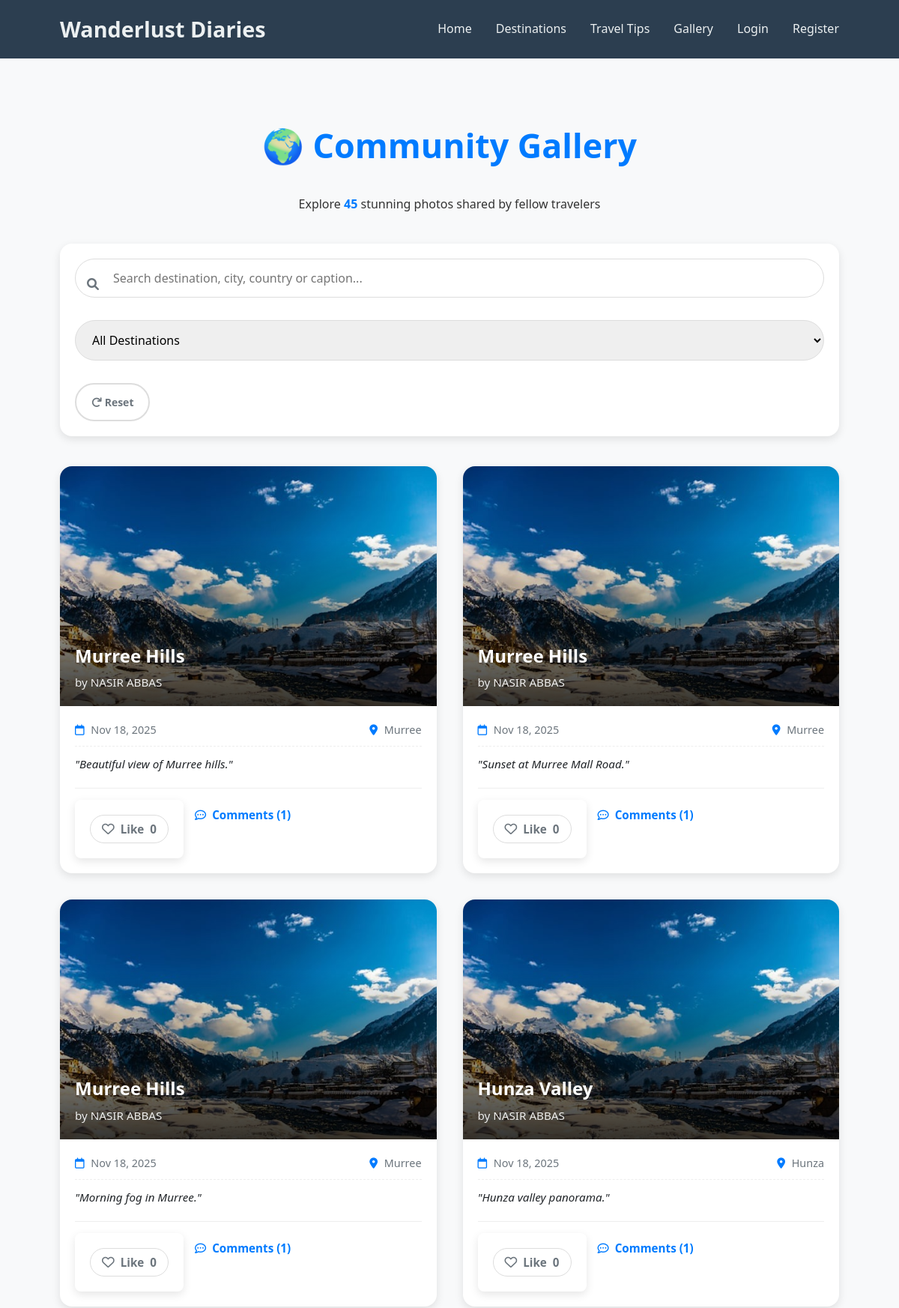
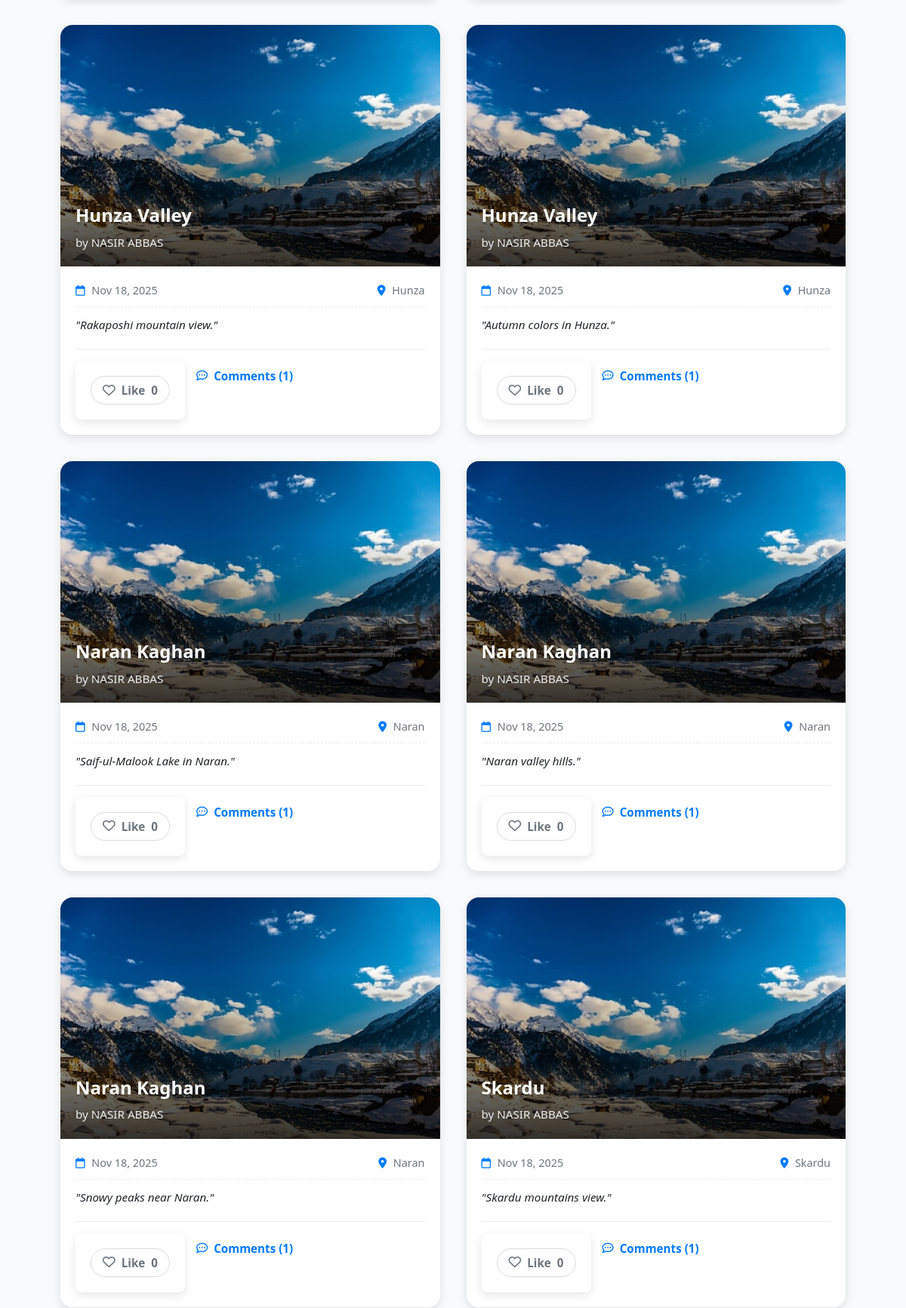
Page /gallery/ (upper part) on the committed database (2 pictures, top to bottom).
### myapp/models.py (models this page shows, shortened)
class Photo(models.Model):
    user = models.ForeignKey(CustomUser, on_delete=models.CASCADE, related_name="photos")
    destination = models.ForeignKey(Destination, on_delete=models.CASCADE, related_name="photos")
    image = models.ImageField(upload_to="destination_photos/")
    caption = models.CharField(max_length=255, blank=True, null=True)
    likes = models.ManyToManyField(CustomUser, related_name="liked_photos", blank=True)
    created_at = models.DateTimeField(auto_now_add=True)

class Destination(models.Model):
    image = models.ImageField(upload_to="destinations/", blank=True, null=True)
    name = models.CharField(max_length=100)
    country = models.CharField(max_length=100)
    city = models.CharField(max_length=100)
    description = models.TextField()
    SEASON_CHOICES = CustomUser.SEASON_CHOICES
    TRAVEL_TYPE_CHOICES = CustomUser.TRAVEL_TYPE_CHOICES
    best_season = models.CharField(max_length=20, choices=SEASON_CHOICES)
    travel_type = models.CharField(max_length=20, choices=TRAVEL_TYPE_CHOICES)
    created_at = models.DateTimeField(auto_now_add=True)

class CustomUser(models.Model):
    first_name = models.CharField(max_length=50)
    last_name = models.CharField(max_length=50)
    nationality = models.CharField(max_length=50)
    city = models.CharField(max_length=50)
    postal_address = models.CharField(max_length=100)
    mobile_no = models.CharField(max_length=20, unique=True)
    email = models.EmailField(unique=True)
    password = models.CharField(max_length=255)
    SEASON_CHOICES = [
        ("summer", "Summer"),
        ("winter", "Winter"),
        ("spring", "Spring"),
        ("autumn", "Autumn"),
    ]
    TRAVEL_TYPE_CHOICES = [
        ("adventure", "Adventure"),
        ("cultural", "Cultural"),
        ("leisure", "Leisure"),
        ("family", "Family"),
        ("luxury", "Luxury"),
    ]
    AGE_RANGE_CHOICES = [
        ("18-25", "18-25"),
        ("26-35", "26-35"),
        ("36-50", "36-50"),
        ("50+", "50+"),
    ]
    BUDGET_RANGE_CHOICES = [
        ("low", "Low Budget"),
        ("medium", "Medium Budget"),
        ("high", "High Budget"),
        ("luxury", "Luxury Budget"),
    ]
    travel_season = models.CharField(max_length=20, choices=SEASON_CHOICES, blank=True, null=True)
    travel_type = models.CharField(max_length=20, choices=TRAVEL_TYPE_CHOICES, blank=True, null=True)
    age_range = models.CharField(max_length=20, choices=AGE_RANGE_CHOICES, blank=True, null=True)
    budget_range = models.CharField(max_length=20, choices=BUDGET_RANGE_CHOICES, blank=True, null=True)
    created_at = models.DateTimeField(auto_now_add=True)

### myapp/views.py (the view, shortened to what this page needs)
# urls.py: path("gallery/", views.gallery, name="gallery"),
def gallery(request):
    photos = Photo.objects.all().order_by("-created_at")
    user_id = request.session.get("user_id")
    for photo in photos:
        photo.is_liked = user_id and photo.likes.filter(id=user_id).exists()
    messages.info(request, f"Explore {photos.count()} amazing photos from travelers!")
    return render(request, "gallery.html", {
        "photos": photos,
        "destinations": Destination.objects.all(),
    })

### templates/gallery.html (shortened to what this page needs)
{% extends "base.html" %}
{% load static %}
{% block content %}
<section class="section">
    <div class="container">
        <div class="page-header">
            <h1 class="page-title">🌍 Community Gallery</h1>
            <p>Explore <strong id="resultsCount">{{ photos.count }}</strong> stunning photos shared by fellow travelers</p>
        </div>
        <div class="search-filter-bar">
            <div class="search-input">
                <i class="fas fa-search"></i>
                <input type="text" id="searchInput" placeholder="Search destination, city, country or caption..." autocomplete="off">
            </div>
            <select id="destinationFilter" class="form-select">
                <option value="">All Destinations</option>
            </select>
            <button id="resetFilters" class="btn btn-outline">
                <i class="fas fa-redo"></i> Reset
            </button>
        </div>
        <div class="gallery-grid" id="galleryGrid">
            {% for p in photos %}
            <div class="photo-card"
                 data-search="{{ p.destination.name|lower }} {{ p.destination.city|lower }} {{ p.destination.country|lower }} {{ p.caption|lower }} {{ p.user.first_name|lower }}"
                 data-destination="{{ p.destination.name|lower }} {{ p.destination.city|lower }} {{ p.destination.country|lower }}">
                <div class="photo-wrapper">
                    <img src="{{ p.image.url }}" alt="{{ p.caption|default:'Travel photo' }}" loading="lazy">
                    <div class="photo-overlay">
                        <div class="photo-info">
                            <h4>{{ p.destination.name }}</h4>
                            <p>by {{ p.user.first_name }} {{ p.user.last_name }}</p>
                        </div>
                    </div>
                </div>
                <div class="photo-details">
                    <div class="photo-meta">
                        <span class="meta-item"><i class="far fa-calendar"></i> {{ p.created_at|date:"M d, Y" }}</span>
                        <span class="meta-item"><i class="fas fa-map-marker-alt"></i> {{ p.destination.city }}</span>
                    </div>
                    {% if p.caption %}
                        <p class="caption">"{{ p.caption }}"</p>
                    {% endif %}
                    <div class="interaction-bar">
                        <form method="POST" class="like-form" data-photo-id="{{ p.pk }}">
                            <button type="submit" class="like-btn {% if p.is_liked %}liked{% endif %}">
                                <i class="{% if p.is_liked %}fas{% else %}far{% endif %} fa-heart"></i>
                                {% if p.is_liked %}Liked{% else %}Like{% endif %}
                                <span class="count">{{ p.likes.count }}</span>
                            </button>
                        </form>
                        <details class="comments-toggle">
                            <summary>
                                <i class="far fa-comment-dots"></i> Comments ({{ p.comments.count }})
                            </summary>
                        </details>
                    </div>
                </div>
            </div>
            {% empty %}
            <div class="empty-state">
                <i class="fas fa-camera"></i>
                <h3>No photos found</h3>
                <p>Be the first to share your travel memories, or try adjusting your filters!</p>
            </div>
            {% endfor %}
        </div>
    </div>
</section>
{% endblock %}

### templates/base.html (style rules this page uses)
:root { --primary-color: #ff5a5f; --primary-hover: #e14d52; --secondary-color: #ffcc00; --secondary-hover: #e6b800; --text-primary: #1f2937; --text-secondary: #4b5563; --bg-primary: #ffffff; --bg-secondary: #fdf2f2; --border-color: #e5e7eb; --shadow-sm: 0 1px 2px rgba(0, 0, 0, 0.05); --shadow-md: 0 4px 6px rgba(0, 0, 0, 0.1); --shadow-lg: 0 10px 15px rgba(0, 0, 0, 0.15); --success-color: #10b981; --error-color: #ef4444; --warning-color: #f59e0b; --info-color: #3b82f6; }
* { margin: 0; padding: 0; box-sizing: border-box; font-family: 'Segoe UI', Tahoma, Geneva, Verdana, sans-serif; }
body { line-height: 1.6; color: #333; background-color: #f9f9f9; }
.container { width: 90%; max-width: 1200px; margin: 0 auto; padding: 0 20px; }
h1,h2,h3 { margin: 30px; text-align: center; }
.btn { display: inline-block; background-color: #3498db; color: white; padding: 0.8rem 1.5rem; border: none; border-radius: 5px; text-decoration: none; font-weight: bold; transition: background-color 0.3s; }
form { max-width: 500px; margin: 30px auto; padding: 20px; background: var(--bg-primary); border-radius: 8px; box-shadow: var(--shadow-md); }
input, select, textarea, select[multiple] { width: 100%; padding: 10px; border: 1px solid var(--border-color); border-radius: 5px; margin-bottom: 15px; font-size: 14px; }
input[type="submit"], button { background: var(--primary-color); color: white; border: none; padding: 10px 15px; font-size: 14px; cursor: pointer; border-radius: 5px; transition: all 0.3s ease; }

### rows in the picture
Photo: image (picture), destination.name "Murree Hills", user.first_name "NASIR", user.last_name "ABBAS", created_at "Nov 18, 2025", destination.city "Murree", caption "Beautiful view of Murree hills.", shows "Like", likes.count "0", comments.count "1"
Photo: image (picture), destination.name "Murree Hills", user.first_name "NASIR", user.last_name "ABBAS", created_at "Nov 18, 2025", destination.city "Murree", caption "Sunset at Murree Mall Road.", shows "Like", likes.count "0", comments.count "1"
Photo: image (picture), destination.name "Murree Hills", user.first_name "NASIR", user.last_name "ABBAS", created_at "Nov 18, 2025", destination.city "Murree", caption "Morning fog in Murree.", shows "Like", likes.count "0", comments.count "1"
Photo: image (picture), destination.name "Hunza Valley", user.first_name "NASIR", user.last_name "ABBAS", created_at "Nov 18, 2025", destination.city "Hunza", caption "Hunza valley panorama.", shows "Like", likes.count "0", comments.count "1"
Photo: image (picture), destination.name "Hunza Valley", user.first_name "NASIR", user.last_name "ABBAS", created_at "Nov 18, 2025", destination.city "Hunza", caption "Rakaposhi mountain view.", shows "Like", likes.count "0", comments.count "1"
Photo: image (picture), destination.name "Hunza Valley", user.first_name "NASIR", user.last_name "ABBAS", created_at "Nov 18, 2025", destination.city "Hunza", caption "Autumn colors in Hunza.", shows "Like", likes.count "0", comments.count "1"
Photo: image (picture), destination.name "Naran Kaghan", user.first_name "NASIR", user.last_name "ABBAS", created_at "Nov 18, 2025", destination.city "Naran", caption "Saif-ul-Malook Lake in Naran.", shows "Like", likes.count "0", comments.count "1"
Photo: image (picture), destination.name "Naran Kaghan", user.first_name "NASIR", user.last_name "ABBAS", created_at "Nov 18, 2025", destination.city "Naran", caption "Naran valley hills.", shows "Like", likes.count "0", comments.count "1"
Photo: image (picture), destination.name "Naran Kaghan", user.first_name "NASIR", user.last_name "ABBAS", created_at "Nov 18, 2025", destination.city "Naran", caption "Snowy peaks near Naran.", shows "Like", likes.count "0", comments.count "1"
Photo: image (picture), destination.name "Skardu", user.first_name "NASIR", user.last_name "ABBAS", created_at "Nov 18, 2025", destination.city "Skardu", caption "Skardu mountains view.", shows "Like", likes.count "0", comments.count "1"

### other values in the picture
{{ photos.count }} "45"
